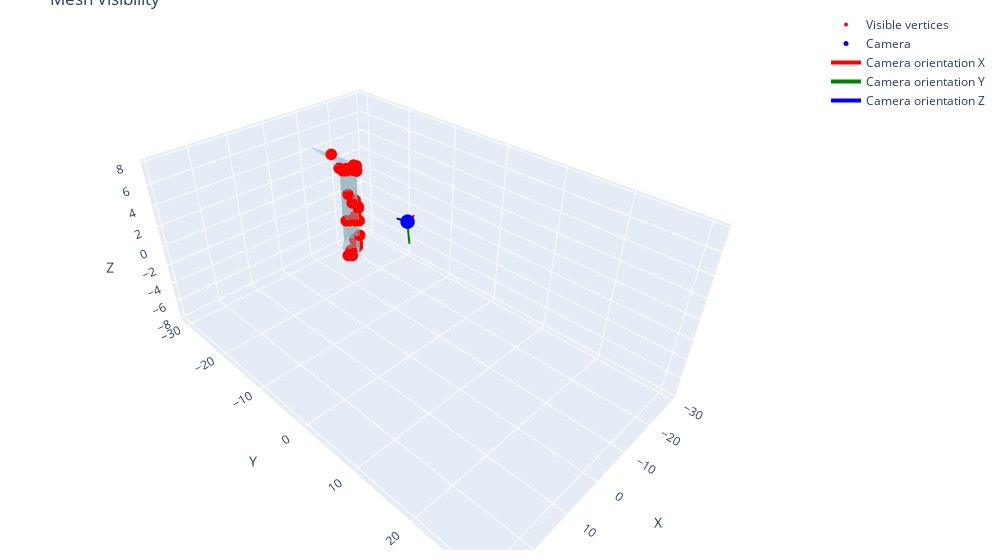

Here is the notebook cell this chart was saved with:
### Code cell
visualize_results_mesh(pier_cutted_, visible_indices, rotation, center)

### Figure 1 — Plotly figure (JSON) as saved in the notebook; plotly's stock layout.template omitted (floating-point values rounded to 4 significant figures; data arrays with more than 128 entries replaced by an {"elided": "..."} marker saying what was removed)
{"data": [{"color": "lightblue", "i": {"elided": "550 int values"}, "j": {"elided": "550 int values"}, "k": {"elided": "550 int values"}, "name": "Mesh", "opacity": 0.5, "type": "mesh3d", "x": {"elided": "391 float values"}, "y": {"elided": "391 float values"}, "z": {"elided": "391 float values"}}, {"marker": {"color": "red", "size": 4}, "mode": "markers", "name": "Visible vertices", "type": "scatter3d", "x": [-26.25, -27.49, -26.57, -27.91, -23.08, -23.62, -20.14, -22.18, -21.08, -20.47, -23.5, -22.57, -22.0, -22.61, -21.73, -20.26, -20.03, -24.06, -22.59, -23.63, -24.94, -26.86, -25.78, -26.84, -27.33, -26.67, -26.31, -25.01, -25.1, -26.79, -25.42, -25.88, -26.54, -29.13, -24.07, -25.79, -27.3, -26.86, -19.02, -19.93, -20.7, -22.23, -23.46, -19.03, -29.12, -29.99, -29.59, -28.89, -15.36, -15.41, -15.12, -15.44, -14.45, -16.16, -16.01, -16.03, -16.06, -16.11, -18.06, -18.91, -19.1, -17.25, -18.05, -18.9, -17.9, -17.28, -17.3, -15.82, -18.89, -18.91, -19.29, -28.33, -16.79, -17.23, -16.22, -18.89, -18.96, -17.97, -23.27, -16.33, -22.24, -21.25, -17.93, -18.09, -18.07, -17.57, -15.22, -16.27, -15.78, -21.43, -21.56, -19.25], "y": [-37.29, -37.71, -36.37, -38.09, -48.18, -46.86, -42.27, -46.65, -43.41, -42.62, -47.56, -45.39, -45.0, -45.99, -44.51, -41.82, -42.0, -39.88, -39.15, -39.18, -43.19, -43.3, -44.69, -44.19, -43.69, -43.34, -45.19, -41.41, -42.03, -44.91, -42.4, -43.1, -43.94, -43.08, -40.36, -42.95, -43.95, -44.35, -41.39, -41.25, -36.07, -36.99, -39.42, -40.33, -42.19, -41.86, -42.25, -41.77, -25.47, -25.45, -25.25, -25.41, -25.65, -25.05, -25.08, -25.07, -25.05, -25.09, -24.07, -25.54, -26.07, -24.34, -24.02, -25.49, -23.94, -24.38, -24.31, -24.83, -25.43, -25.43, -25.69, -41.4, -24.67, -24.41, -25.01, -25.5, -26.2, -23.93, -42.99, -36.28, -37.59, -35.38, -23.93, -24.03, -24.01, -38.32, -28.1, -35.16, -24.85, -35.69, -36.17, -24.92], "z": [5.488, 5.483, 5.467, 5.678, 5.879, 6.224, 5.715, 5.829, 6.231, 7.31, 7.332, 5.845, 6.557, 7.357, 7.4, 5.744, 6.282, 5.608, 5.624, 5.629, 5.668, 5.175, 5.276, 5.697, 5.572, 5.968, 5.661, 5.805, 6.325, 5.639, 5.647, 6.553, 7.242, 5.902, 6.367, 7.327, 7.381, 6.62, 5.735, 5.925, 5.547, 5.57, 6.09, 6.131, 5.276, 5.498, 5.515, 5.617, -7.246, -3.016, 2.676, 2.685, 2.953, 2.668, -6.599, -3.015, 0.0211, -3.01, -4.829, -6.722, -6.2, -3.009, -1.58, -2.932, -1.384, 2.642, 2.643, 2.676, -1.108, 2.652, 2.667, 4.927, -0.9671, -3.039, -7.294, -6.317, -6.032, -3.027, 7.536, 6.058, 6.097, 5.538, 2.543, 2.563, 2.557, 6.557, 3.85, 5.75, 2.918, 5.614, 5.74, 2.746]}, {"marker": {"color": "blue", "size": 5}, "mode": "markers", "name": "Camera", "type": "scatter3d", "x": [-19.14], "y": [-12.81], "z": [-0.6092]}, {"line": {"color": "red", "width": 4}, "mode": "lines", "name": "Camera orientation X", "type": "scatter3d", "x": [-19.14, -21.62], "y": [-12.81, -12.79], "z": [-0.6092, -0.3021]}, {"line": {"color": "green", "width": 4}, "mode": "lines", "name": "Camera orientation Y", "type": "scatter3d", "x": [-19.14, -19.44], "y": [-12.81, -12.53], "z": [-0.6092, -3.075]}, {"line": {"color": "blue", "width": 4}, "mode": "lines", "name": "Camera orientation Z", "type": "scatter3d", "x": [-19.14, -19.19], "y": [-12.81, -15.3], "z": [-0.6092, -0.884]}], "layout": {"margin": {"b": 10, "l": 10, "r": 20, "t": 10}, "scene": {"aspectmode": "data", "xaxis": {"range": [-31, 31], "title": {"text": "X"}}, "yaxis": {"range": [-32, 32], "title": {"text": "Y"}}, "zaxis": {"title": {"text": "Z"}}}, "title": {"text": "Mesh Visibility"}, "width": 1000}}
